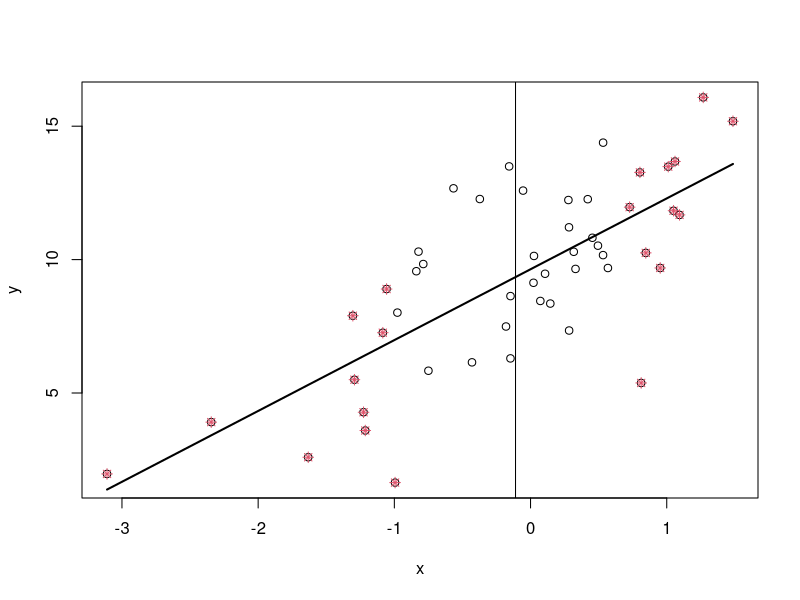
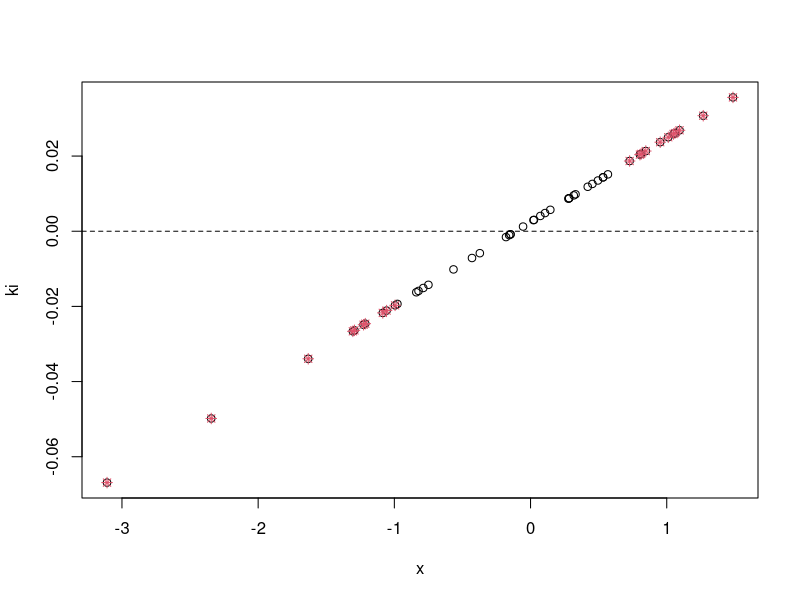
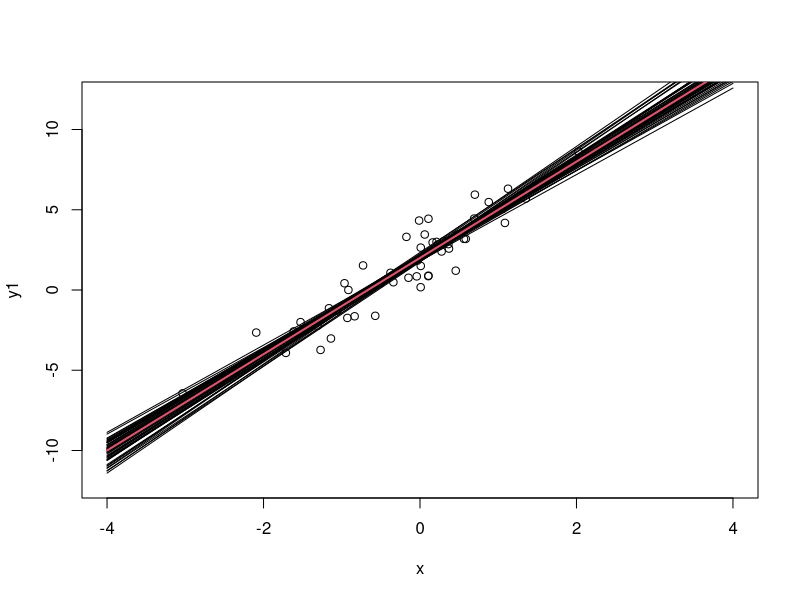
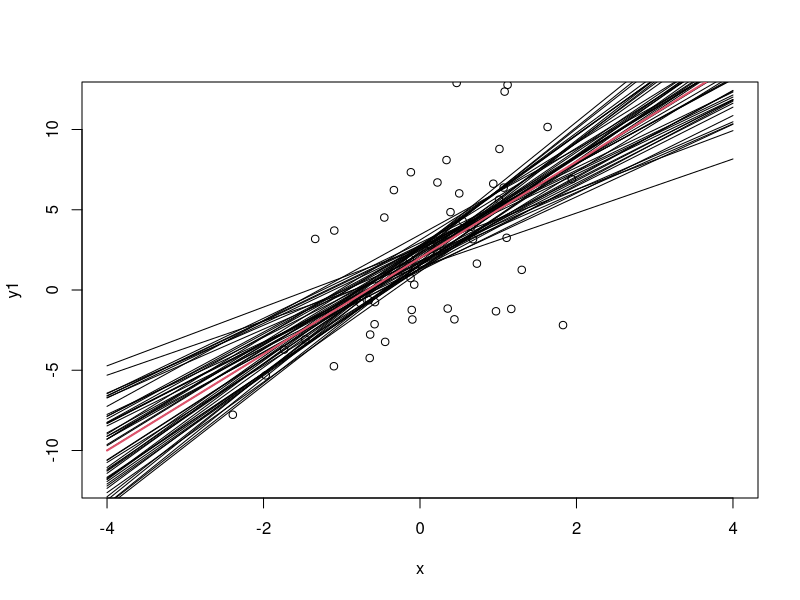
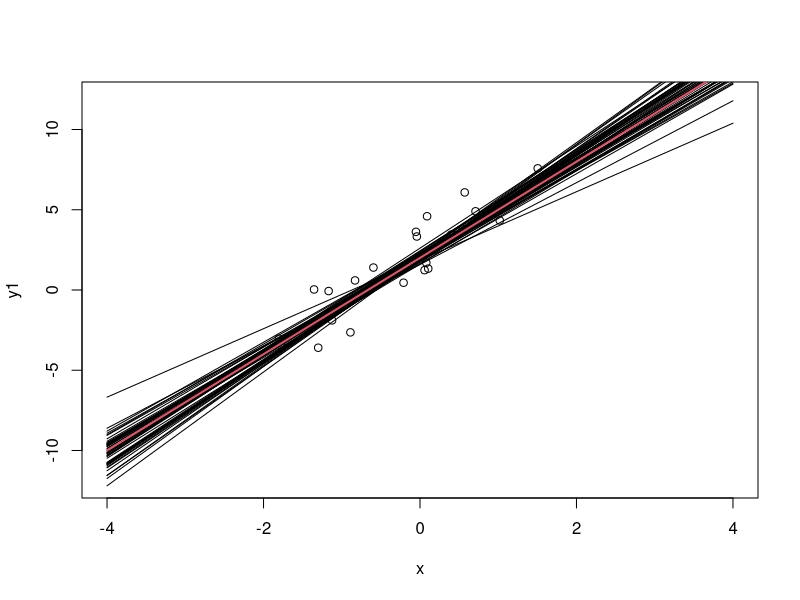
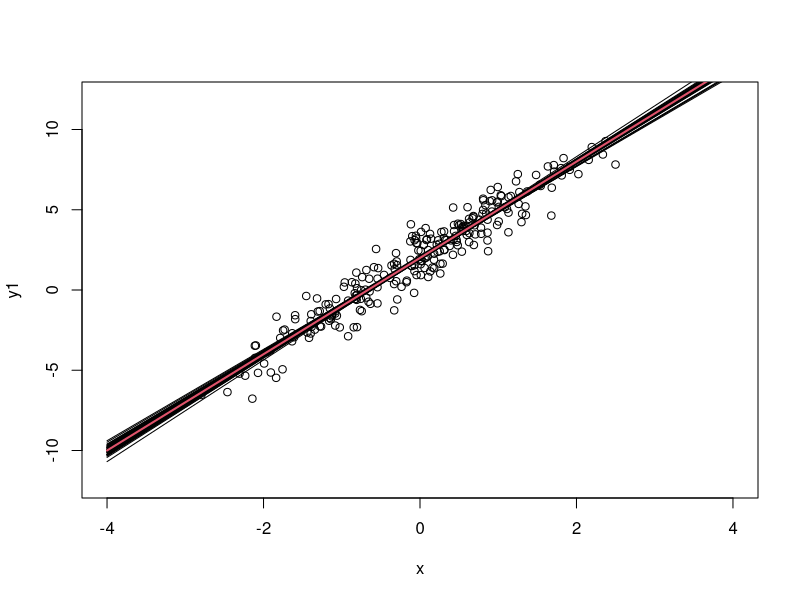
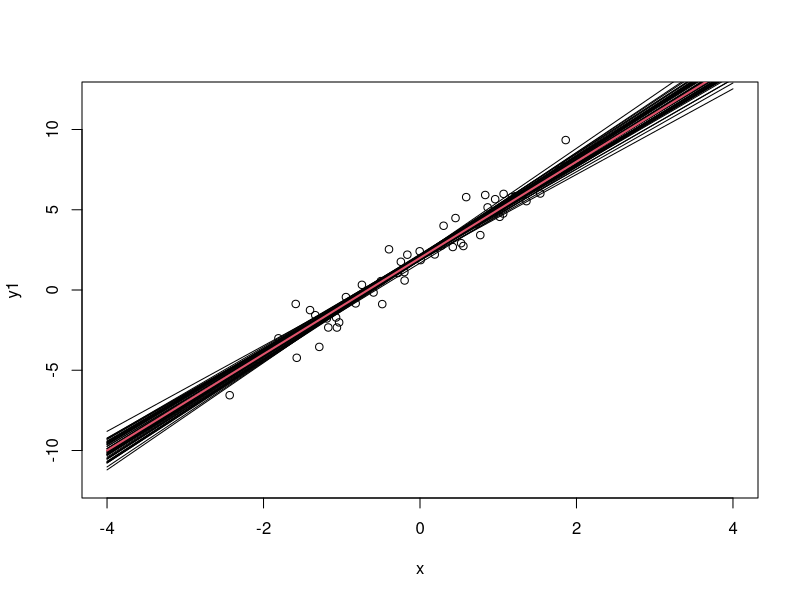
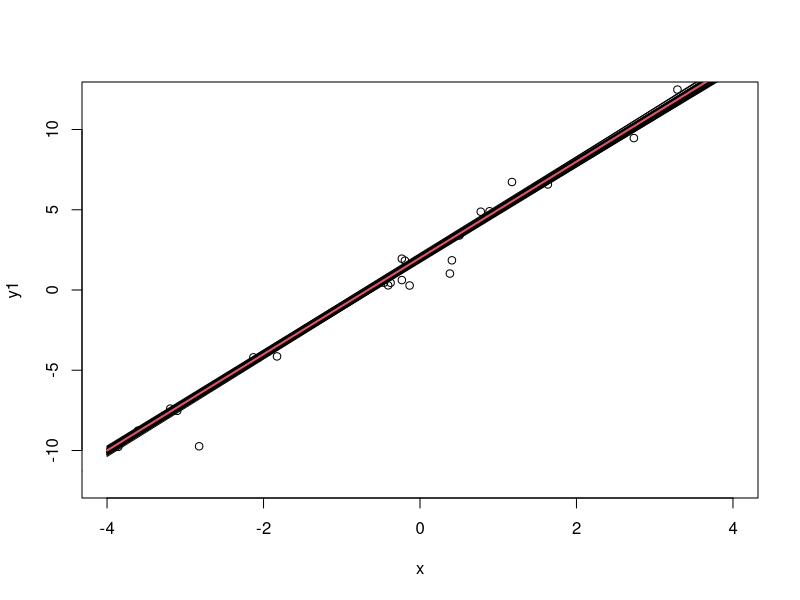

Reproduce these figures in R, in order.
## ---- chunk 1
### R code from vignette source 'Lecture2-2015.Rnw'

###################################################
### code chunk number 1: fig2-1
###################################################
x<-sort(rnorm(50))
y<-10+3*x+rnorm(50,sd=2)
plot(x,y)
abline(v=mean(x))
lines(x,lm(y~x)$fit,lwd=2)
points(x[1:10],y[1:10],col=2,pch=8) ## marking the extreme observations
points(x[40:50],y[40:50],col=2,pch=8)
## ---- chunk 2
###################################################
### code chunk number 2: fig2-2
###################################################
vv<-sum((x-mean(x))^2)
ki<-(x-mean(x))/vv ## computing the weights k
plot(x,ki)
points(x[1:10],ki[1:10],col=2,pch=8) ## marking the extreme observations
points(x[40:50],ki[40:50],col=2,pch=8)
abline(h=0,lty=2)
## ---- chunk 3
###################################################
### code chunk number 3: l2-v1
###################################################
## here I create several data sets y and fit regression models to them
## I plot and compare with the true model colored red (col=2)
## Note - in all the figures below I use the same axes -4,4 to
## make direct comparisons between the figures possible
x<-sort(rnorm(50))
for (kk in (1:50)) {
 y1<-2+3*x+rnorm(50)
 if (kk==1) {plot(x,y1,xlim=c(-4,4),ylim=c(-12,12))}
 mm<-lm(y1~x)
 lines(c(-4,4),mm$coef[1]+mm$coef[2]*c(-4,4)) }
lines(seq(-4,4),2+3*seq(-4,4),lwd=2,col=2)
## ---- chunk 4
###################################################
### code chunk number 4: l2-v1b
###################################################
x<-sort(rnorm(50))
for (kk in (1:50)) {
 y1<-2+3*x+rnorm(50,sd=4) ## increasing the noise level
 if (kk==1) {plot(x,y1,xlim=c(-4,4),ylim=c(-12,12))}
 mm<-lm(y1~x)
 lines(c(-4,4),mm$coef[1]+mm$coef[2]*c(-4,4)) }
lines(seq(-4,4),2+3*seq(-4,4),lwd=2,col=2)
## ---- chunk 5
###################################################
### code chunk number 5: l2-v2
###################################################
x<-sort(rnorm(25)) ## back to reduced noise, now use sample size n=25
for (kk in (1:50)) {
 y1<-2+3*x+rnorm(25)
 if (kk==1) {plot(x,y1,xlim=c(-4,4),ylim=c(-12,12))}
 mm<-lm(y1~x)
 lines(c(-4,4),mm$coef[1]+mm$coef[2]*c(-4,4)) }
lines(seq(-4,4),2+3*seq(-4,4),lwd=2,col=2)
## ---- chunk 6
###################################################
### code chunk number 6: l2-v2b
###################################################
x<-sort(rnorm(250)) ## sample size n=250
for (kk in (1:50)) {
 y1<-2+3*x+rnorm(250)
 if (kk==1) {plot(x,y1,xlim=c(-4,4),ylim=c(-12,12))}
 mm<-lm(y1~x)
 lines(c(-4,4),mm$coef[1]+mm$coef[2]*c(-4,4)) }
lines(seq(-4,4),2+3*seq(-4,4),lwd=2,col=2)
## ---- chunk 7
###################################################
### code chunk number 7: l2-v3
###################################################
x<-sort(rnorm(50))
for (kk in (1:50)) {
 y1<-2+3*x+rnorm(50)
 if (kk==1) {plot(x,y1,xlim=c(-4,4),ylim=c(-12,12))}
 mm<-lm(y1~x)
 lines(c(-4,4),mm$coef[1]+mm$coef[2]*c(-4,4)) }
lines(seq(-4,4),2+3*seq(-4,4),lwd=2,col=2)
## ---- chunk 8
###################################################
### code chunk number 8: l2-v3b
###################################################
x<-sort(rnorm(50,sd=5)) ## increasing the spread in x
for (kk in (1:50)) {
 y1<-2+3*x+rnorm(50)
 if (kk==1) {plot(x,y1,xlim=c(-4,4),ylim=c(-12,12))}
 mm<-lm(y1~x)
 lines(c(-4,4),mm$coef[1]+mm$coef[2]*c(-4,4)) }
lines(seq(-4,4),2+3*seq(-4,4),lwd=2,col=2)
## ---- chunk 9
###################################################
### code chunk number 9: LSfit
###################################################
x<-sort(rnorm(25))
y<-2+3*x+rnorm(25)
plot(x,y)
mm<-lm(y~x)
lines(x,mm$fit,lwd=2)
for (zz in (1:length(x))) {
  lines(rep(x[zz],2),c(y[zz],mm$fit[zz]),lty=2) 
  points(x[zz],mm$fit[zz],pch=8,col=2)}
## ---- chunk 10
###################################################
### code chunk number 10: resfita
###################################################
plot(x,mm$res)
id<-identify(x,mm$res,pos=T)
## identify() allows you to mark observations in the data with a left mouse click
## end the identify session by pressing ESC
## ---- chunk 11
###################################################
### code chunk number 11: resfit
###################################################
plot(x,mm$res)
if (max(id$ind)!=-Inf) {text(x[id$ind],mm$res[id$ind],id$ind,pos=id$pos) }
abline(h=0,lty=2)
## ---- chunk 12
###################################################
### code chunk number 12: l2-lev1
###################################################
x<-sort(rnorm(50))
y<-10+3*x+rnorm(50,sd=2)
plot(x,y)
abline(v=mean(x))
mm<-lm(y~x)
lines(x,mm$fit,lwd=2)
points(x[1:10],y[1:10],col=2,pch=8)
points(x[40:50],y[40:50],col=2,pch=8)
## ---- chunk 13
###################################################
### code chunk number 13: l2-lev2
###################################################
lmi<-lm.influence(mm) 
## the lm.influence function extracts both hat-values and other useful diagnostics
plot(x,lmi$hat,ylab="leverage")
points(x[1:10],lmi$hat[1:10],col=2,pch=8)
points(x[40:50],lmi$hat[40:50],col=2,pch=8)
## ---- chunk 14
###################################################
### code chunk number 14: l2-diag1
###################################################
## here I use lmi$coef[,2] = the change in the slope parameter when observations are dropped
## lmi$coef[,1] is the change in the intercept, that is beta1-beta1_(i) where beta1_(i) is computed without observation i
plot(lmi$coef[,2],ylab="Change in Slope")
abline(h=0)
## ---- chunk 15
###################################################
### code chunk number 15: l2-diag2
###################################################
## lmi$sig is the value of the square root of the least squares criterion (divided by n-2) when observations are dropped
# basically it's the RMSE without a given observation
plot(lmi$sig,ylab="RMSE when observations are dropped")
## ---- chunk 16
###################################################
### code chunk number 16: ch1a
###################################################
TVdat<-read.table("TV.dat") ## reading the data into R
print(dim(TVdat)) ## printing the dimensions of the data
print(names(TVdat))  ## printing the names of the variables
print(row.names(TVdat)) ## printing the names of the countries included
plot(TVdat$ppD,TVdat$ppT,xlab="people per Dr",ylab="people per TV")
id<-identify(TVdat$ppD,TVdat$ppT,row.names(TVdat),pos=T)
## identify() allows you to mark observations in the data with a left mouse click
## end the identify session by pressing ESC
## ---- chunk 17
###################################################
### code chunk number 17: ch1
###################################################
## this code is just a way for me to allow for output to be put in my handouts on the go
## the if-statement allows for the figure to be created even if there are no observations marked
#plot(TVdat$ppD,TVdat$ppT,xlab="people per Dr",ylab="people per TV")
#if (max(id$ind)!=-Inf) {
#text(TVdat$ppD[id$ind],TVdat$ppT[id$ind],row.names(TVdat)[id$ind],pos=id$pos) }
## ---- chunk 18
###################################################
### code chunk number 18: ch2a
###################################################
plot(log(TVdat$ppD),TVdat$ppT) ## taking logs of the x-variable
id<-identify(log(TVdat$ppD),TVdat$ppT,row.names(TVdat),pos=T)
## ---- chunk 19
###################################################
### code chunk number 19: ch2
###################################################
#plot(log(TVdat$ppD),TVdat$ppT,xlab="log(people per Dr)",ylab="people per TV")
#if (max(id$ind)!=-Inf) {text(log(TVdat$ppD)[id$ind],TVdat$ppT[id$ind],row.names(TVdat)[id$ind],pos=id$pos)}
## ---- chunk 20
###################################################
### code chunk number 20: ch3a
###################################################
plot(log(TVdat$ppD),log(TVdat$ppT)) ## taking logs of both x and y
id<-identify(log(TVdat$ppD),log(TVdat$ppT),row.names(TVdat),pos=T)
mm<-lm(log(TVdat$ppT)~log(TVdat$ppD))
# missing values for ppT for two countries
lines(sort(log(TVdat$ppD)[is.na(TVdat$ppT)==F]),mm$fit[sort.list(log(TVdat$ppD)[is.na(TVdat$ppT)==F])])
## here I use is.na() to identify the observations with missing values, I only plot those that had
## is.na==F for FALSE
## ---- chunk 21
###################################################
### code chunk number 21: ch3
###################################################
plot(log(TVdat$ppD),log(TVdat$ppT))
if (max(id$ind)!=-Inf) {text(log(TVdat$ppD)[id$ind],log(TVdat$ppT)[id$ind],row.names(TVdat)[id$ind],pos=id$pos)}
lines(sort(log(TVdat$ppD)[is.na(TVdat$ppT)==F]),mm$fit[sort.list(log(TVdat$ppD)[is.na(TVdat$ppT)==F])])
## ---- chunk 22
###################################################
### code chunk number 22: ch4
###################################################
## here I create a regression summary in a LateX table format
## you can just use the command summary(mm) in R directly
library(xtable)
xtable(summary(mm), caption="Regression summary", label="tab:ch4")
## ---- chunk 23
###################################################
### code chunk number 23: ch5a
###################################################
induse<-seq(1,dim(TVdat)[1])[is.na(TVdat$ppT)==F] ##id the data with non-missing y-values
plot(log(TVdat$ppD)[induse],mm$res)
abline(h=0)
id<-identify(log(TVdat$ppD)[induse],mm$res,row.names(TVdat)[induse],pos=T) ## mark large residuals
## ---- chunk 24
###################################################
### code chunk number 24: ch5
###################################################
plot(log(TVdat$ppD)[induse],mm$res)
abline(h=0)
if (max(id$ind)!=-Inf) {text((log(TVdat$ppD)[induse])[id$ind],mm$res[id$ind],(row.names(TVdat)[induse])[id$ind],pos=id$pos)}
## ---- chunk 25
###################################################
### code chunk number 25: ch6a
###################################################
lmi<-lm.influence(mm)
plot(log(TVdat$ppD)[induse],lmi$hat,ylab="leverage")
id<-identify(log(TVdat$ppD)[induse],lmi$hat, row.names(TVdat)[induse],pos=T)
## ---- chunk 26
###################################################
### code chunk number 26: ch6
###################################################
plot(log(TVdat$ppD)[induse],lmi$hat,ylab="leverage")
if (max(id$ind)!=-Inf) {text((log(TVdat$ppD)[induse])[id$ind],lmi$hat[id$ind], (row.names(TVdat)[induse])[id$ind],pos=id$pos)}
p<-locator()
## ---- chunk 27
###################################################
### code chunk number 27: ch7a
###################################################
plot(induse,lmi$coef[,2],ylab="Impact on Slope")
abline(h=0)
id<-identify(induse,lmi$coef[,2],label=row.names(TVdat)[induse],pos=T)
## ---- chunk 28
###################################################
### code chunk number 28: ch7
###################################################
plot(induse,lmi$coef[,2],ylab="Impact on Slope")
abline(h=0)
if (max(id$ind)!=-Inf) {text(induse[id$ind],(lmi$coef[,2])[id$ind],label=(row.names(TVdat)[induse])[id$ind],pos=id$pos)}
## ---- chunk 29
###################################################
### code chunk number 29: ch8a
###################################################
plot(induse,lmi$sig,ylab="Impact on Sum of Squares")
id<-identify(induse,lmi$sig,label=row.names(TVdat)[induse],pos=T)
## ---- chunk 30
###################################################
### code chunk number 30: ch8
###################################################
plot(induse,lmi$sig,ylab="Impact on Sum of Squares")
if (max(id$ind)!=-Inf) {text(induse[id$ind],lmi$sig[id$ind],label=(row.names(TVdat)[induse])[id$ind],pos=id$pos)}
